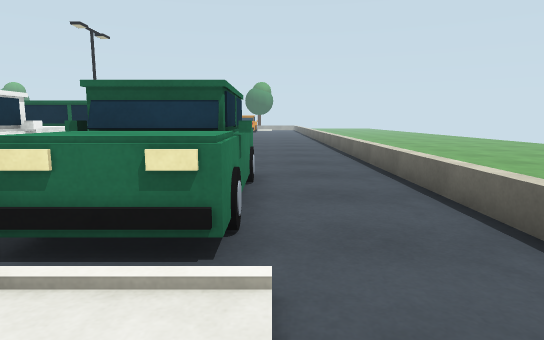
[1] (above)

22 first-person views from a walk through a world built for the Gazebo simulator. The camera is 1.1 m above the floor, tilts 8° down and sees 75° across. The floor is counted in squares, 1 m on a side. Each view is taken from the middle of a square. On the plan, view 1 faces up. The plan holds only what a view shows up to about 13 squares ahead; the rest is blank. The place goes on beyond the plan. The robots in the file are not drawn. Some stock models are drawn as simple stand-ins.

[2]
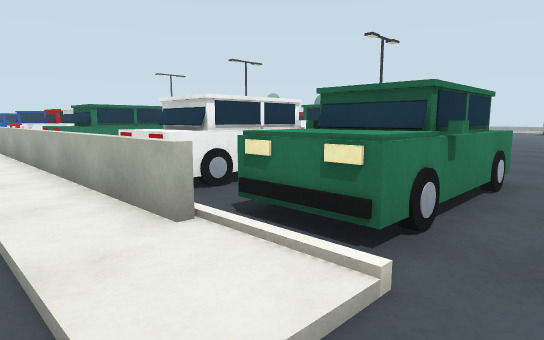

[3]
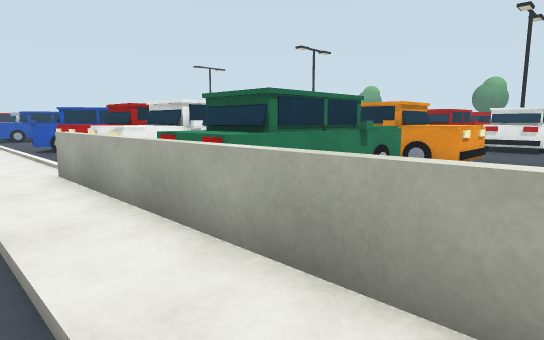

[4]
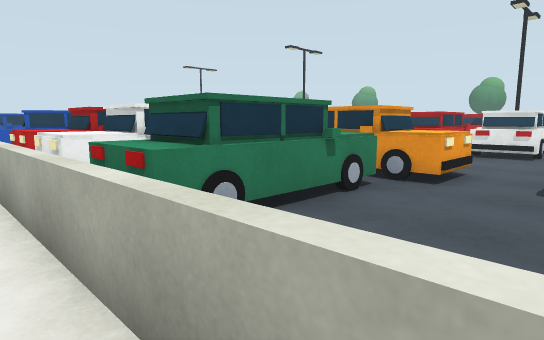

[5]
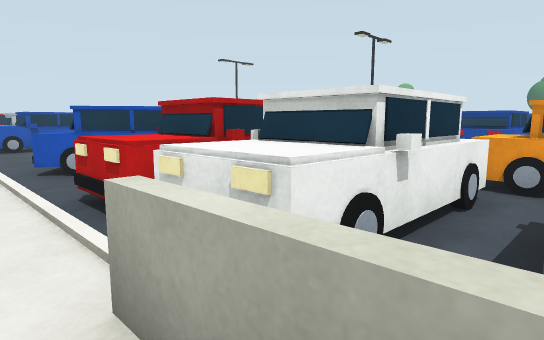

[6]
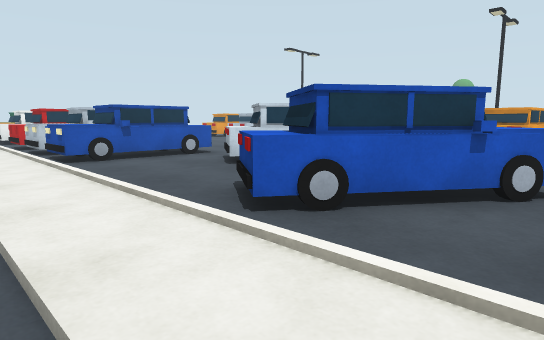

[7]
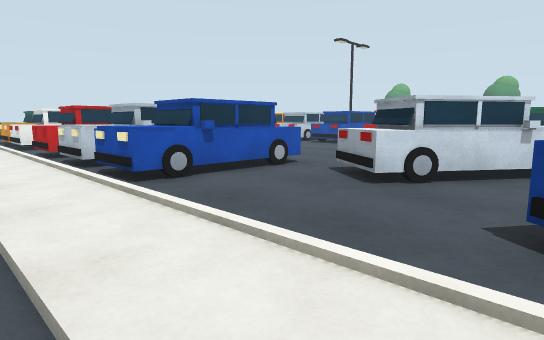

[8]
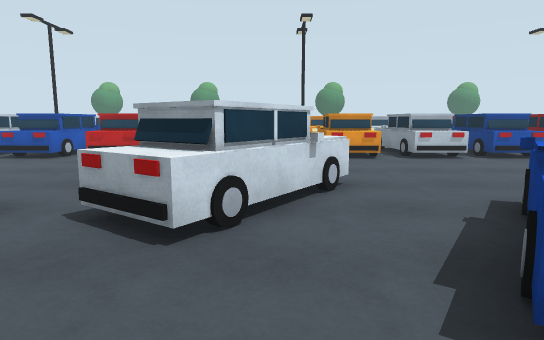

[9]
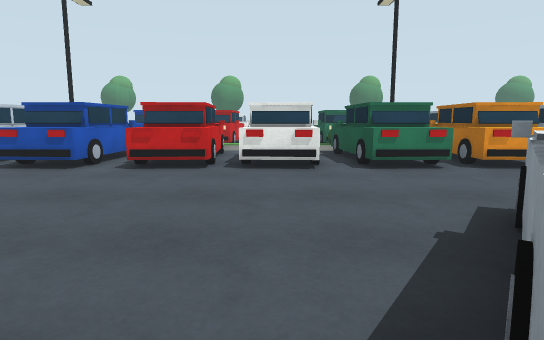

[10]
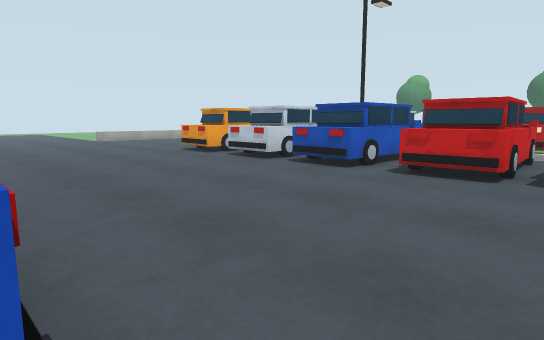

[11]
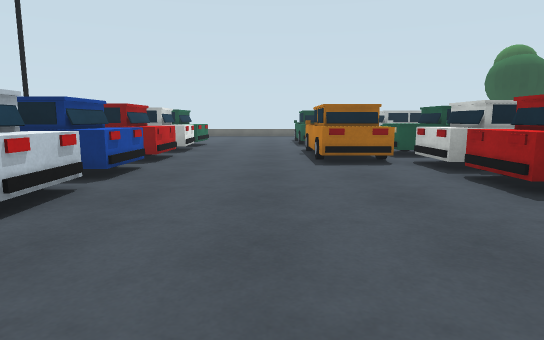

[12]
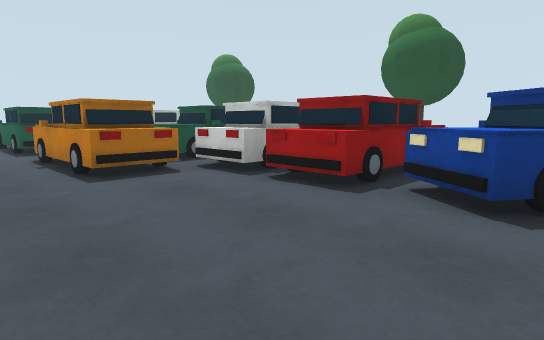

[13]
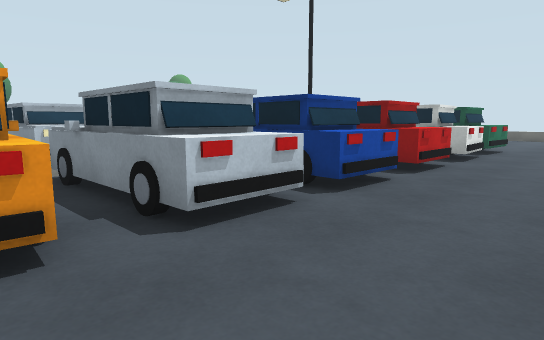

[14]
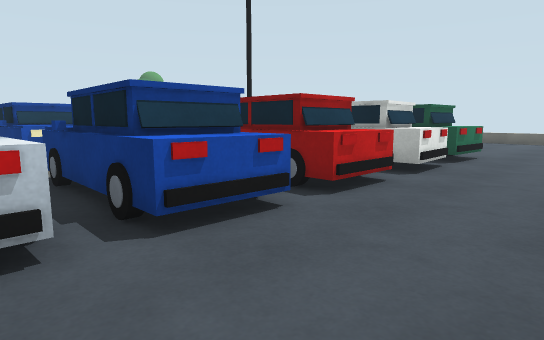

[15]
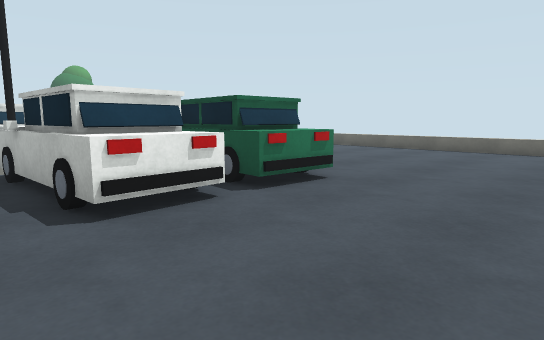

[16]
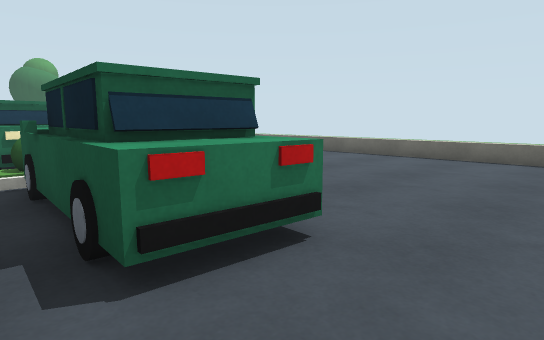

[17]
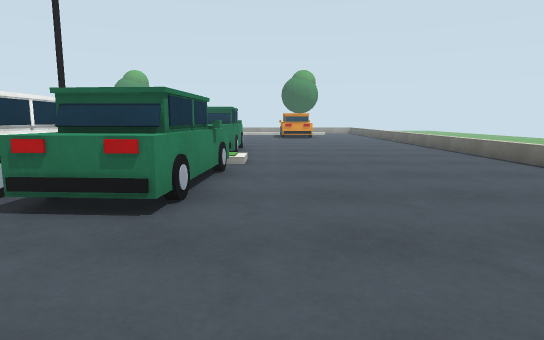

[18]
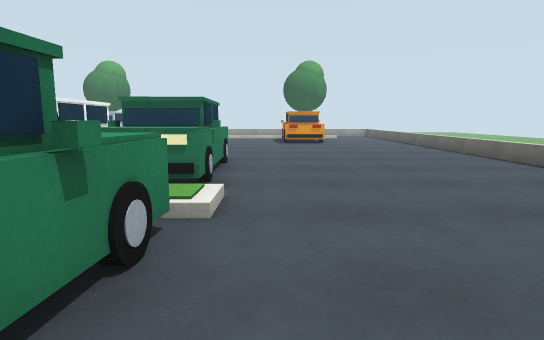

[19]
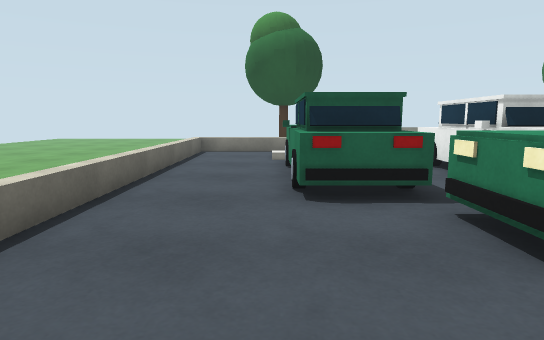

[20]
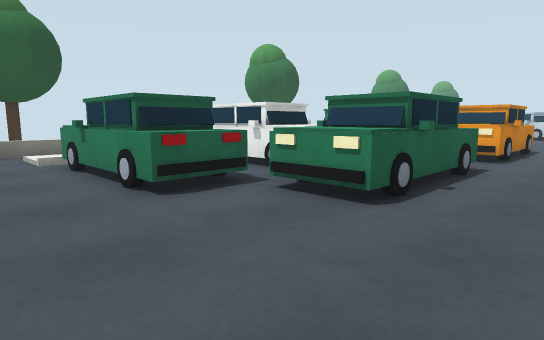

[21]
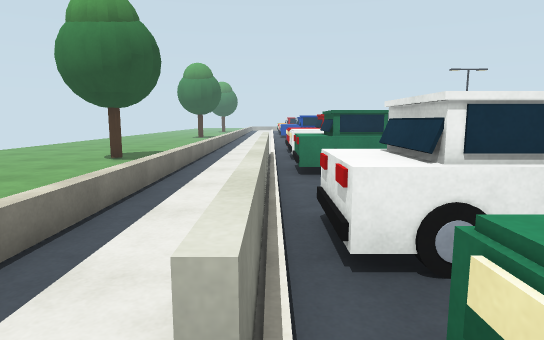

[22]
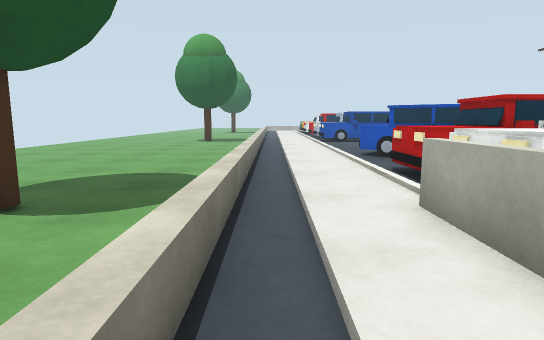

### Floor plan
Key: @ floor where view 1 was taken; . floor; / step, stairs or slope; = window, fence, low wall or low ledge; C car; L lamp; B green ball; T tree.
Columns run from 34 left of view 1 to 9 right of it. Each row starts with its distance up from view 1.
 24                           C  C.......=
 23                 C  C      C  C.......=
 22      CC         CC CC    CCCCC.......=
 21                 C  CC      CCC.......=
 20 LL    C                 LL BB/.......=
 19 LL    C                 LL B /.......=
 18     C C   C     C  C    C  C C.......=
 17  C CC C  CC  C CC .CC   C CC C.......=
 16  C C. C   C  C CC .CC C C CC C.......=
 15 CCCC.CCCCCCCCCCCCC.CC.CCCCCCCC.......=
 14 CCCC.CC.CC.CCCC.CC.CC.CC.CCCC........=
 13 .....................................=  ....
 12 .....................................=  ....
 11 .....................................=  ...
 10 ...........C..........C.CC..C..C.....=  ...
  9 ..........CCC........CCCCC..CCCCC....= ...
  8 ..........CCC........CCCCC..CCCCC....= ..
  7        C.CCC...CCCCCCCCCC...  C.CC...= ..
  6        C.CC...CCCCCCCCCCCC..CCC.CC...=
  5     C  C.....CCC.C CCCCCC.... C. C...= ..
  4  C CCCCC.....CCC.CCCCCC C.... C.CCC..= ..
  3 CC.CCCCC......C..CCCCCCCC....CC.CC...= ...
  2 /////////////////////============//..= ....
  1   ...................................=  ...
  0          .........................@..=  ....
 -1             ===================  =====  ....
 -2             ............
 -3             ........TT.....      TT
 -4             ........TT.....      TT
 -5             .............
 -6             ......  ....
 -7             .....   ...
 -8             ...
 -9             ..

Positions as (right, up) in squares from view 1, and headings:
1: (0, 0), facing up
2: (1, 0), facing up-left
3: (-6, 0), facing up-left
4: (-6, 1), facing up-left
5: (-11, 1), facing up-left
6: (-17, 0), facing up-left
7: (-21, 0), facing up-left
8: (-23, 2), facing up
9: (-26, 6), facing up
10: (-26, 7), facing up-left
11: (-22, 11), facing right
12: (-20, 12), facing down-right
13: (-20, 11), facing up-right
14: (-17, 11), facing up-right
15: (-11, 10), facing up-right
16: (-8, 12), facing up-right
17: (-4, 10), facing up
18: (-4, 15), facing up
19: (0, 12), facing down
20: (2, 12), facing down-left
21: (-1, 2), facing left
22: (-9, 0), facing left
